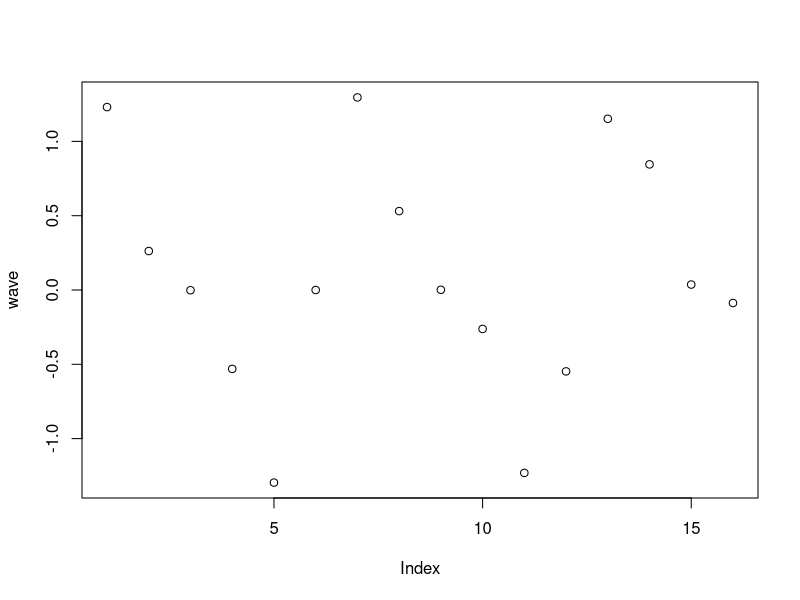

Here is the R script that generated this plot:
# Exercise 1: creating and operating on vectors

# Create a vector `names` that contains your name and the names of 2 people 
# next to you. Print the vector.
info_pals<- c("Michelle","Teya")


# Use the colon operator : to create a vector `n` of numbers from 10:49
n<- seq(10:49)

# Use the `length()` function to get the number of elements in `n`
length(n)

# Add 1 to each element in `n` and print the result
result<- n + 1
print(result)
# Create a vector `m` that contains the numbers 10 to 1 (in that order). 
# Hint: use the `seq()` function
one_to_ten<- c(1:10)
m<- rev(one_to_ten)

# Subtract `m` FROM `n`. Note the recycling!
n-m

# Use the `seq()` function to produce a range of numbers from -5 to 10 in `0.1`
# increments. Store it in a variable `x_range 
spot<- seq(-5:10)
x_range<- round(-5:10,digits = 3)

# Create a vector `sin_wave` by calling the `sin()` function on each element 
# in `x_range`.
sin_wave<- sin(x_range)


# Create a vector `cos_wave` by calling the `cos()` function on each element 
# in `x_range`.
cos_wave<- cos(x_range)

# Create a vector `wave` by multiplying `sin_wave` and `cos_wave` together, then
# adding `sin_wave` to the product
wave<- (sin_wave*cos_wave) + sin_wave


# Use the `plot()` function to plot your `wave`!
plot(wave)
